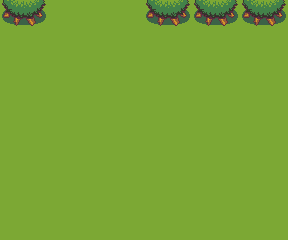

Tiled map render using the project's own tile images. Description and the whole map definition, tile-layer contents included, below:
An orthogonal 18x15 tile map with 16x16 px tiles, 2 tile layers (mask-ground, mask), 3 tilesets and 6 objects.

<map version="1.0" tiledversion="1.1.2" orientation="orthogonal" renderorder="right-down" width="18" height="15" tilewidth="16" tileheight="16" infinite="0" nextobjectid="1">
 <properties>
  <property name="_bound-east" value="pocket" />
  <property name="_bound-north" value="testmap" />
  <property name="_bound-south" value="pocket" />
  <property name="_bound-west" value="pocket" />
  <property name="music" value="cave 2" />
  <property name="name" value="Some Trees Too" />
 </properties>
 <tileset firstgid="1" name="pocket-tileset" tilewidth="16" tileheight="16" tilecount="1024" columns="16">
  <image source="../tilesets/pocket-tileset.png" width="256" height="1024" />
 </tileset>
 <tileset firstgid="1025" name="new-tileset" tilewidth="16" tileheight="16" tilecount="256" columns="16">
  <image source="../Tilesets/new-tileset.png" width="256" height="256" />
 </tileset>
 <tileset firstgid="1281" name="new-tileset" tilewidth="16" tileheight="16" tilecount="256" columns="16">
  <image source="../tilesets/new-tileset.png" width="256" height="256" />
  <tile id="48">
   <objectgroup draworder="index">
    <object id="4" x="3" y="0" width="13" height="16" />
   </objectgroup>
  </tile>
  <tile id="49">
   <objectgroup draworder="index">
    <object id="1" x="0" y="0" width="16" height="16" />
   </objectgroup>
  </tile>
  <tile id="50">
   <objectgroup draworder="index">
    <object id="1" x="0" y="0" width="13" height="16" />
   </objectgroup>
  </tile>
  <tile id="64">
   <objectgroup draworder="index">
    <object id="1" x="3" y="0">
     <polyline points="0,0 13,6 13,0 0,0" />
    </object>
   </objectgroup>
  </tile>
  <tile id="65">
   <objectgroup draworder="index">
    <object id="2" x="0" y="0" width="16" height="6" />
   </objectgroup>
  </tile>
  <tile id="66">
   <objectgroup draworder="index">
    <object id="2" x="0" y="6">
     <polyline points="0,0 13,-6 0,-6 0,0" />
    </object>
   </objectgroup>
  </tile>
 </tileset>
 <layer name="mask-ground" width="18" height="15">
  <data encoding="csv">
1025,1025,1025,1025,1025,1025,1025,1025,1025,1025,1025,1025,1025,1025,1025,1025,1025,1025,
1025,1025,1025,1025,1025,1025,1025,1025,1025,1025,1025,1025,1025,1025,1025,1025,1025,1025,
1025,1025,1025,1025,1025,1025,1025,1025,1025,1025,1025,1025,1025,1025,1025,1025,1025,1025,
1025,1025,1025,1025,1025,1025,1025,1025,1025,1025,1025,1025,1025,1025,1025,1025,1025,1025,
1025,1025,1025,1025,1025,1025,1025,1025,1025,1025,1025,1025,1025,1025,1025,1025,1025,1025,
1025,1025,1025,1025,1025,1025,1025,1025,1025,1025,1025,1025,1025,1025,1025,1025,1025,1025,
1025,1025,1025,1025,1025,1025,1025,1025,1025,1025,1025,1025,1025,1025,1025,1025,1025,1025,
1025,1025,1025,1025,1025,1025,1025,1025,1025,1025,1025,1025,1025,1025,1025,1025,1025,1025,
1025,1025,1025,1025,1025,1025,1025,1025,1025,1025,1025,1025,1025,1025,1025,1025,1025,1025,
1025,1025,1025,1025,1025,1025,1025,1025,1025,1025,1025,1025,1025,1025,1025,1025,1025,1025,
1025,1025,1025,1025,1025,1025,1025,1025,1025,1025,1025,1025,1025,1025,1025,1025,1025,1025,
1025,1025,1025,1025,1025,1025,1025,1025,1025,1025,1025,1025,1025,1025,1025,1025,1025,1025,
1025,1025,1025,1025,1025,1025,1025,1025,1025,1025,1025,1025,1025,1025,1025,1025,1025,1025,
1025,1025,1025,1025,1025,1025,1025,1025,1025,1025,1025,1025,1025,1025,1025,1025,1025,1025,
1025,1025,1025,1025,1025,1025,1025,1025,1025,1025,1025,1025,1025,1025,1025,1025,1025,1025
</data>
 </layer>
 <layer name="mask" width="18" height="15">
  <data encoding="csv">
1329,1330,1331,0,0,0,0,0,0,1073,1074,1075,1073,1074,1075,1073,1074,1075,
1345,1346,1347,0,0,0,0,0,0,1089,1090,1091,1089,1090,1091,1089,1090,1091,
0,0,0,0,0,0,0,0,0,0,0,0,0,0,0,0,0,0,
0,0,0,0,0,0,0,0,0,0,0,0,0,0,0,0,0,0,
0,0,0,0,0,0,0,0,0,0,0,0,0,0,0,0,0,0,
0,0,0,0,0,0,0,0,0,0,0,0,0,0,0,0,0,0,
0,0,0,0,0,0,0,0,0,0,0,0,0,0,0,0,0,0,
0,0,0,0,0,0,0,0,0,0,0,0,0,0,0,0,0,0,
0,0,0,0,0,0,0,0,0,0,0,0,0,0,0,0,0,0,
0,0,0,0,0,0,0,0,0,0,0,0,0,0,0,0,0,0,
0,0,0,0,0,0,0,0,0,0,0,0,0,0,0,0,0,0,
0,0,0,0,0,0,0,0,0,0,0,0,0,0,0,0,0,0,
0,0,0,0,0,0,0,0,0,0,0,0,0,0,0,0,0,0,
0,0,0,0,0,0,0,0,0,0,0,0,0,0,0,0,0,0,
0,0,0,0,0,0,0,0,0,0,0,0,0,0,0,0,0,0
</data>
 </layer>
</map>